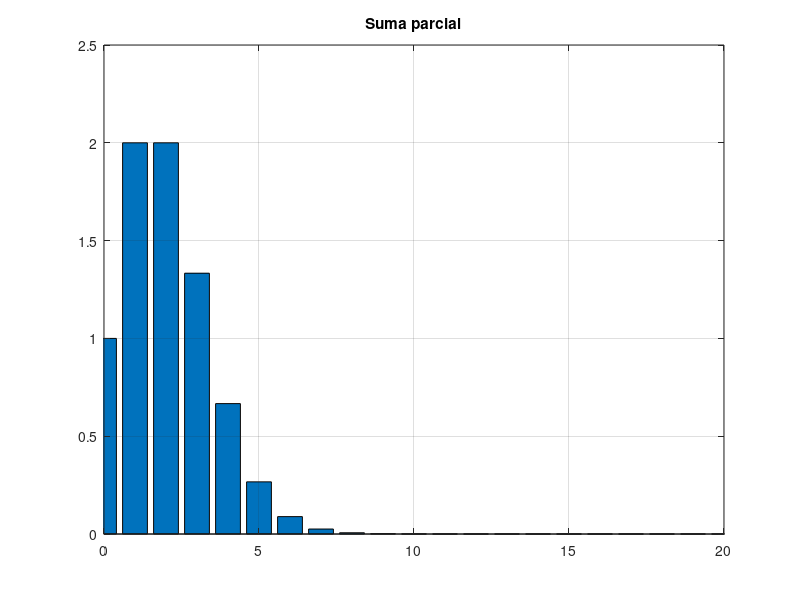
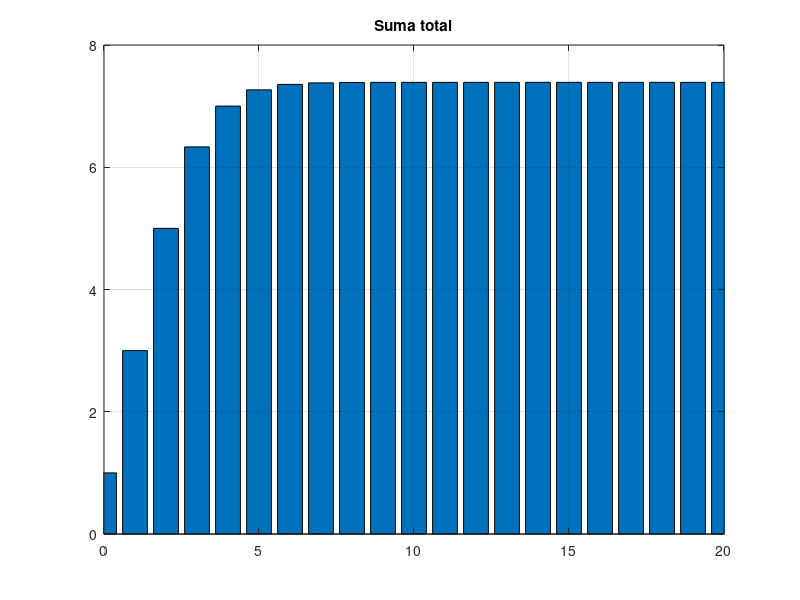

Reproduce these figures in MATLAB, in order.
% ejemplo de sumatoria exp(x), para x = 2  (e^2)
iter = 20;  % número de iteraciones 
x = 2; % porque estoy calcunado exp(2)
suma_par = zeros(1,iter);
suma_tot = zeros(1,iter);
n = 0; % viene a ser un contador
suma_par(1,1) = (x.^n)./factorial(n);
suma_tot(1,1) = suma_par(1,1);
for i = 2:(iter+1)
    n = n + 1; % se incrementa en 1 en cada iteración
    suma_par(1,i) = (x.^n)./factorial(n);  % valor de cada iteración
    suma_tot(1,i) = suma_tot(1,i - 1) + suma_par(1,i); % valor acumulado en cada iteración
end
figure;
bar(0:n,suma_par);
title('Suma parcial');
axis([0 n 0 2.5])
grid;
figure;
bar(0:n,suma_tot);
title('Suma total');
grid;
axis([0 n 0 8])